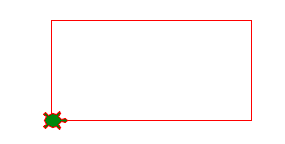

Reproduce this figure in Python.
# numeric input
import turtle

a = turtle.numinput('Rectangle', 'largeur')
b = turtle.numinput('Rectangle', 'hauteur')

turtle.forward(a)
turtle.left(90)
turtle.forward(b)
turtle.left(90)
turtle.forward(a)
turtle.left(90)
turtle.forward(b)
turtle.left(90)

turtle.done()
